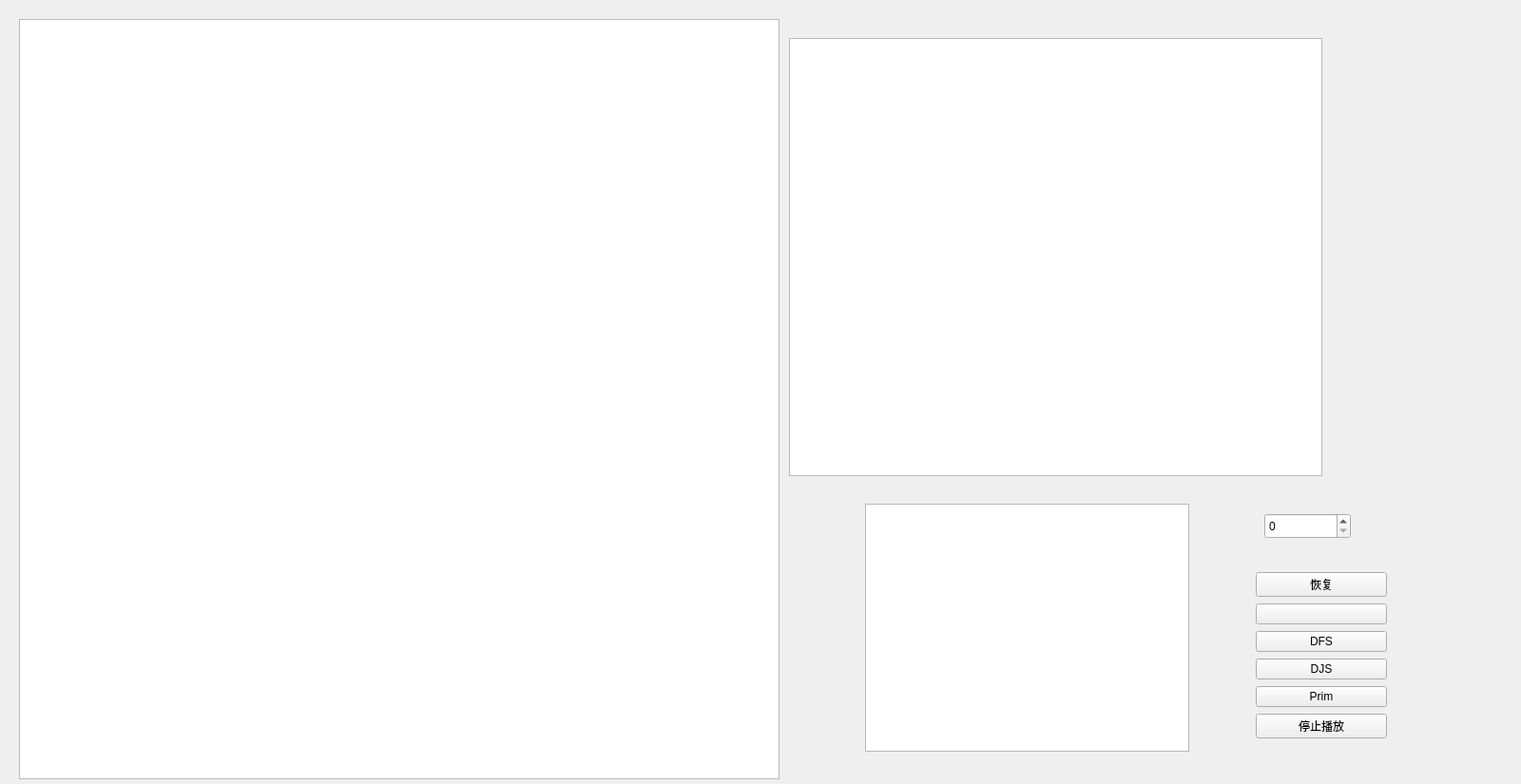
<?xml version="1.0" encoding="UTF-8"?>
<ui version="4.0">
 <class>GraphWidget</class>
 <widget class="QWidget" name="GraphWidget">
  <property name="geometry">
   <rect>
    <x>0</x>
    <y>0</y>
    <width>1600</width>
    <height>825</height>
   </rect>
  </property>
  <property name="windowTitle">
   <string>GraphWidget</string>
  </property>
  <widget class="QGraphicsView" name="codeview">
   <property name="geometry">
    <rect>
     <x>830</x>
     <y>40</y>
     <width>561</width>
     <height>461</height>
    </rect>
   </property>
   <property name="renderHints">
    <set>QPainter::Antialiasing|QPainter::HighQualityAntialiasing|QPainter::SmoothPixmapTransform|QPainter::TextAntialiasing</set>
   </property>
  </widget>
  <widget class="QSpinBox" name="mapspinbox">
   <property name="geometry">
    <rect>
     <x>1330</x>
     <y>540</y>
     <width>91</width>
     <height>27</height>
    </rect>
   </property>
  </widget>
  <widget class="QTableWidget" name="tableWidget">
   <property name="geometry">
    <rect>
     <x>910</x>
     <y>530</y>
     <width>341</width>
     <height>261</height>
    </rect>
   </property>
  </widget>
  <widget class="QGraphicsView" name="testview">
   <property name="geometry">
    <rect>
     <x>20</x>
     <y>20</y>
     <width>800</width>
     <height>800</height>
    </rect>
   </property>
   <property name="renderHints">
    <set>QPainter::Antialiasing|QPainter::HighQualityAntialiasing|QPainter::SmoothPixmapTransform|QPainter::TextAntialiasing</set>
   </property>
  </widget>
  <widget class="QWidget" name="verticalLayoutWidget">
   <property name="geometry">
    <rect>
     <x>1310</x>
     <y>590</y>
     <width>160</width>
     <height>205</height>
    </rect>
   </property>
   <layout class="QVBoxLayout" name="verticalLayout">
    <item>
     <widget class="QPushButton" name="recoverptn">
      <property name="text">
       <string>恢复</string>
      </property>
     </widget>
    </item>
    <item>
     <widget class="QPushButton" name="bfsptn">
      <property name="text">
       <string/>
      </property>
     </widget>
    </item>
    <item>
     <widget class="QPushButton" name="dfsptn">
      <property name="text">
       <string>DFS</string>
      </property>
     </widget>
    </item>
    <item>
     <widget class="QPushButton" name="djsptn">
      <property name="text">
       <string>DJS</string>
      </property>
     </widget>
    </item>
    <item>
     <widget class="QPushButton" name="primptn">
      <property name="text">
       <string>Prim</string>
      </property>
     </widget>
    </item>
    <item>
     <widget class="QPushButton" name="stopptn">
      <property name="text">
       <string>停止播放</string>
      </property>
     </widget>
    </item>
   </layout>
  </widget>
 </widget>
 <layoutdefault spacing="6" margin="11"/>
 <resources/>
 <connections/>
</ui>
